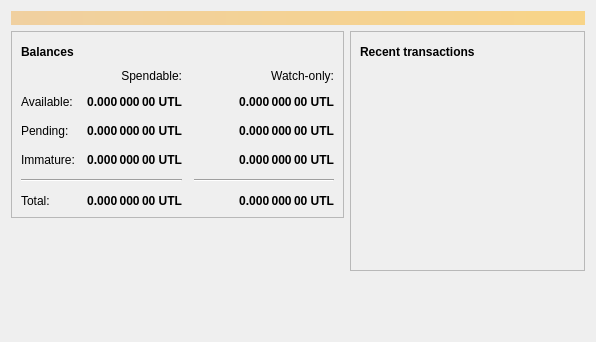
<?xml version="1.0" encoding="UTF-8"?>
<ui version="4.0">
 <class>OverviewPage</class>
 <widget class="QWidget" name="OverviewPage">
  <property name="geometry">
   <rect>
    <x>0</x>
    <y>0</y>
    <width>596</width>
    <height>342</height>
   </rect>
  </property>
  <property name="windowTitle">
   <string>Form</string>
  </property>
  <layout class="QVBoxLayout" name="topLayout">
   <item>
    <widget class="QLabel" name="labelAlerts">
     <property name="visible">
      <bool>false</bool>
     </property>
     <property name="styleSheet">
      <string notr="true">QLabel { background-color: qlineargradient(x1: 0, y1: 0, x2: 1, y2: 0, stop:0 #F0D0A0, stop:1 #F8D488); color:#000000; }</string>
     </property>
     <property name="wordWrap">
      <bool>true</bool>
     </property>
     <property name="margin">
      <number>3</number>
     </property>
     <property name="textInteractionFlags">
      <set>Qt::TextSelectableByMouse</set>
     </property>
    </widget>
   </item>
   <item>
    <layout class="QHBoxLayout" name="horizontalLayout" stretch="1,1">
     <item>
      <layout class="QVBoxLayout" name="verticalLayout_2">
       <item>
        <widget class="QFrame" name="frame">
         <property name="frameShape">
          <enum>QFrame::StyledPanel</enum>
         </property>
         <property name="frameShadow">
          <enum>QFrame::Raised</enum>
         </property>
         <layout class="QVBoxLayout" name="verticalLayout_4">
          <item>
           <layout class="QHBoxLayout" name="horizontalLayout_4">
            <item>
             <widget class="QLabel" name="label_5">
              <property name="font">
               <font>
                <weight>75</weight>
                <bold>true</bold>
               </font>
              </property>
              <property name="text">
               <string>Balances</string>
              </property>
             </widget>
            </item>
            <item>
             <widget class="QPushButton" name="labelWalletStatus">
              <property name="enabled">
               <bool>true</bool>
              </property>
              <property name="maximumSize">
               <size>
                <width>30</width>
                <height>16777215</height>
               </size>
              </property>
              <property name="toolTip">
               <string>The displayed information may be out of date. Your wallet automatically synchronizes with the Ultrablock network after a connection is established, but this process has not completed yet.</string>
              </property>
              <property name="text">
               <string/>
              </property>
              <property name="icon">
               <iconset resource="../bitcoin.qrc">
                <normaloff>:/icons/warning</normaloff>
                <disabledoff>:/icons/warning</disabledoff>:/icons/warning</iconset>
              </property>
              <property name="iconSize">
               <size>
                <width>24</width>
                <height>24</height>
               </size>
              </property>
              <property name="flat">
               <bool>true</bool>
              </property>
             </widget>
            </item>
            <item>
             <spacer name="horizontalSpacer_3">
              <property name="orientation">
               <enum>Qt::Horizontal</enum>
              </property>
              <property name="sizeHint" stdset="0">
               <size>
                <width>40</width>
                <height>20</height>
               </size>
              </property>
             </spacer>
            </item>
           </layout>
          </item>
          <item>
           <layout class="QGridLayout" name="gridLayout">
            <property name="spacing">
             <number>12</number>
            </property>
            <item row="2" column="2">
             <widget class="QLabel" name="labelWatchPending">
              <property name="font">
               <font>
                <weight>75</weight>
                <bold>true</bold>
               </font>
              </property>
              <property name="cursor">
               <cursorShape>IBeamCursor</cursorShape>
              </property>
              <property name="toolTip">
               <string>Unconfirmed transactions to watch-only addresses</string>
              </property>
              <property name="text">
               <string notr="true">0.000 000 00 UTL</string>
              </property>
              <property name="alignment">
               <set>Qt::AlignRight|Qt::AlignTrailing|Qt::AlignVCenter</set>
              </property>
              <property name="textInteractionFlags">
               <set>Qt::LinksAccessibleByMouse|Qt::TextSelectableByKeyboard|Qt::TextSelectableByMouse</set>
              </property>
             </widget>
            </item>
            <item row="2" column="1">
             <widget class="QLabel" name="labelUnconfirmed">
              <property name="font">
               <font>
                <weight>75</weight>
                <bold>true</bold>
               </font>
              </property>
              <property name="cursor">
               <cursorShape>IBeamCursor</cursorShape>
              </property>
              <property name="toolTip">
               <string>Total of transactions that have yet to be confirmed, and do not yet count toward the spendable balance</string>
              </property>
              <property name="text">
               <string notr="true">0.000 000 00 UTL</string>
              </property>
              <property name="alignment">
               <set>Qt::AlignRight|Qt::AlignTrailing|Qt::AlignVCenter</set>
              </property>
              <property name="textInteractionFlags">
               <set>Qt::LinksAccessibleByMouse|Qt::TextSelectableByKeyboard|Qt::TextSelectableByMouse</set>
              </property>
             </widget>
            </item>
            <item row="3" column="2">
             <widget class="QLabel" name="labelWatchImmature">
              <property name="font">
               <font>
                <weight>75</weight>
                <bold>true</bold>
               </font>
              </property>
              <property name="cursor">
               <cursorShape>IBeamCursor</cursorShape>
              </property>
              <property name="toolTip">
               <string>Mined balance in watch-only addresses that has not yet matured</string>
              </property>
              <property name="text">
               <string notr="true">0.000 000 00 UTL</string>
              </property>
              <property name="alignment">
               <set>Qt::AlignRight|Qt::AlignTrailing|Qt::AlignVCenter</set>
              </property>
              <property name="textInteractionFlags">
               <set>Qt::LinksAccessibleByMouse|Qt::TextSelectableByKeyboard|Qt::TextSelectableByMouse</set>
              </property>
             </widget>
            </item>
            <item row="4" column="0" colspan="2">
             <widget class="Line" name="line">
              <property name="orientation">
               <enum>Qt::Horizontal</enum>
              </property>
             </widget>
            </item>
            <item row="4" column="2">
             <widget class="Line" name="lineWatchBalance">
              <property name="sizePolicy">
               <sizepolicy hsizetype="Preferred" vsizetype="Fixed">
                <horstretch>0</horstretch>
                <verstretch>0</verstretch>
               </sizepolicy>
              </property>
              <property name="minimumSize">
               <size>
                <width>140</width>
                <height>0</height>
               </size>
              </property>
              <property name="orientation">
               <enum>Qt::Horizontal</enum>
              </property>
             </widget>
            </item>
            <item row="5" column="0">
             <widget class="QLabel" name="labelTotalText">
              <property name="text">
               <string>Total:</string>
              </property>
             </widget>
            </item>
            <item row="3" column="1">
             <widget class="QLabel" name="labelImmature">
              <property name="font">
               <font>
                <weight>75</weight>
                <bold>true</bold>
               </font>
              </property>
              <property name="cursor">
               <cursorShape>IBeamCursor</cursorShape>
              </property>
              <property name="toolTip">
               <string>Mined balance that has not yet matured</string>
              </property>
              <property name="text">
               <string notr="true">0.000 000 00 UTL</string>
              </property>
              <property name="alignment">
               <set>Qt::AlignRight|Qt::AlignTrailing|Qt::AlignVCenter</set>
              </property>
              <property name="textInteractionFlags">
               <set>Qt::LinksAccessibleByMouse|Qt::TextSelectableByKeyboard|Qt::TextSelectableByMouse</set>
              </property>
             </widget>
            </item>
            <item row="2" column="3">
             <spacer name="horizontalSpacer_2">
              <property name="orientation">
               <enum>Qt::Horizontal</enum>
              </property>
              <property name="sizeHint" stdset="0">
               <size>
                <width>40</width>
                <height>20</height>
               </size>
              </property>
             </spacer>
            </item>
            <item row="3" column="0">
             <widget class="QLabel" name="labelImmatureText">
              <property name="text">
               <string>Immature:</string>
              </property>
             </widget>
            </item>
            <item row="5" column="1">
             <widget class="QLabel" name="labelTotal">
              <property name="font">
               <font>
                <weight>75</weight>
                <bold>true</bold>
               </font>
              </property>
              <property name="cursor">
               <cursorShape>IBeamCursor</cursorShape>
              </property>
              <property name="toolTip">
               <string>Your current total balance</string>
              </property>
              <property name="text">
               <string notr="true">0.000 000 00 UTL</string>
              </property>
              <property name="alignment">
               <set>Qt::AlignRight|Qt::AlignTrailing|Qt::AlignVCenter</set>
              </property>
              <property name="textInteractionFlags">
               <set>Qt::LinksAccessibleByMouse|Qt::TextSelectableByKeyboard|Qt::TextSelectableByMouse</set>
              </property>
             </widget>
            </item>
            <item row="5" column="2">
             <widget class="QLabel" name="labelWatchTotal">
              <property name="font">
               <font>
                <weight>75</weight>
                <bold>true</bold>
               </font>
              </property>
              <property name="cursor">
               <cursorShape>IBeamCursor</cursorShape>
              </property>
              <property name="toolTip">
               <string>Current total balance in watch-only addresses</string>
              </property>
              <property name="text">
               <string notr="true">0.000 000 00 UTL</string>
              </property>
              <property name="alignment">
               <set>Qt::AlignRight|Qt::AlignTrailing|Qt::AlignVCenter</set>
              </property>
              <property name="textInteractionFlags">
               <set>Qt::LinksAccessibleByMouse|Qt::TextSelectableByKeyboard|Qt::TextSelectableByMouse</set>
              </property>
             </widget>
            </item>
            <item row="0" column="2">
             <widget class="QLabel" name="labelWatchonly">
              <property name="text">
               <string>Watch-only:</string>
              </property>
              <property name="alignment">
               <set>Qt::AlignRight|Qt::AlignTrailing|Qt::AlignVCenter</set>
              </property>
             </widget>
            </item>
            <item row="1" column="0">
             <widget class="QLabel" name="labelBalanceText">
              <property name="text">
               <string>Available:</string>
              </property>
             </widget>
            </item>
            <item row="1" column="1">
             <widget class="QLabel" name="labelBalance">
              <property name="font">
               <font>
                <weight>75</weight>
                <bold>true</bold>
               </font>
              </property>
              <property name="cursor">
               <cursorShape>IBeamCursor</cursorShape>
              </property>
              <property name="toolTip">
               <string>Your current spendable balance</string>
              </property>
              <property name="text">
               <string notr="true">0.000 000 00 UTL</string>
              </property>
              <property name="alignment">
               <set>Qt::AlignRight|Qt::AlignTrailing|Qt::AlignVCenter</set>
              </property>
              <property name="textInteractionFlags">
               <set>Qt::LinksAccessibleByMouse|Qt::TextSelectableByKeyboard|Qt::TextSelectableByMouse</set>
              </property>
             </widget>
            </item>
            <item row="1" column="2">
             <widget class="QLabel" name="labelWatchAvailable">
              <property name="font">
               <font>
                <weight>75</weight>
                <bold>true</bold>
               </font>
              </property>
              <property name="cursor">
               <cursorShape>IBeamCursor</cursorShape>
              </property>
              <property name="toolTip">
               <string>Your current balance in watch-only addresses</string>
              </property>
              <property name="text">
               <string notr="true">0.000 000 00 UTL</string>
              </property>
              <property name="alignment">
               <set>Qt::AlignRight|Qt::AlignTrailing|Qt::AlignVCenter</set>
              </property>
              <property name="textInteractionFlags">
               <set>Qt::LinksAccessibleByMouse|Qt::TextSelectableByKeyboard|Qt::TextSelectableByMouse</set>
              </property>
             </widget>
            </item>
            <item row="2" column="0">
             <widget class="QLabel" name="labelPendingText">
              <property name="text">
               <string>Pending:</string>
              </property>
             </widget>
            </item>
            <item row="0" column="1">
             <widget class="QLabel" name="labelSpendable">
              <property name="text">
               <string>Spendable:</string>
              </property>
              <property name="alignment">
               <set>Qt::AlignRight|Qt::AlignTrailing|Qt::AlignVCenter</set>
              </property>
             </widget>
            </item>
           </layout>
          </item>
         </layout>
        </widget>
       </item>
       <item>
        <spacer name="verticalSpacer">
         <property name="orientation">
          <enum>Qt::Vertical</enum>
         </property>
         <property name="sizeHint" stdset="0">
          <size>
           <width>20</width>
           <height>40</height>
          </size>
         </property>
        </spacer>
       </item>
      </layout>
     </item>
     <item>
      <layout class="QVBoxLayout" name="verticalLayout_3">
       <item>
        <widget class="QFrame" name="frame_2">
         <property name="frameShape">
          <enum>QFrame::StyledPanel</enum>
         </property>
         <property name="frameShadow">
          <enum>QFrame::Raised</enum>
         </property>
         <layout class="QVBoxLayout" name="verticalLayout">
          <item>
           <layout class="QHBoxLayout" name="horizontalLayout_2">
            <item>
             <widget class="QLabel" name="label_4">
              <property name="font">
               <font>
                <weight>75</weight>
                <bold>true</bold>
               </font>
              </property>
              <property name="text">
               <string>Recent transactions</string>
              </property>
             </widget>
            </item>
            <item>
             <widget class="QPushButton" name="labelTransactionsStatus">
              <property name="enabled">
               <bool>true</bool>
              </property>
              <property name="maximumSize">
               <size>
                <width>30</width>
                <height>16777215</height>
               </size>
              </property>
              <property name="toolTip">
               <string>The displayed information may be out of date. Your wallet automatically synchronizes with the Ultrablock network after a connection is established, but this process has not completed yet.</string>
              </property>
              <property name="text">
               <string/>
              </property>
              <property name="icon">
               <iconset resource="../bitcoin.qrc">
                <normaloff>:/icons/warning</normaloff>
                <disabledoff>:/icons/warning</disabledoff>:/icons/warning</iconset>
              </property>
              <property name="iconSize">
               <size>
                <width>24</width>
                <height>24</height>
               </size>
              </property>
              <property name="flat">
               <bool>true</bool>
              </property>
             </widget>
            </item>
            <item>
             <spacer name="horizontalSpacer">
              <property name="orientation">
               <enum>Qt::Horizontal</enum>
              </property>
              <property name="sizeHint" stdset="0">
               <size>
                <width>40</width>
                <height>20</height>
               </size>
              </property>
             </spacer>
            </item>
           </layout>
          </item>
          <item>
           <widget class="QListView" name="listTransactions">
            <property name="styleSheet">
             <string notr="true">QListView { background: transparent; }</string>
            </property>
            <property name="frameShape">
             <enum>QFrame::NoFrame</enum>
            </property>
            <property name="verticalScrollBarPolicy">
             <enum>Qt::ScrollBarAlwaysOff</enum>
            </property>
            <property name="horizontalScrollBarPolicy">
             <enum>Qt::ScrollBarAlwaysOff</enum>
            </property>
            <property name="selectionMode">
             <enum>QAbstractItemView::NoSelection</enum>
            </property>
           </widget>
          </item>
         </layout>
        </widget>
       </item>
       <item>
        <spacer name="verticalSpacer_2">
         <property name="orientation">
          <enum>Qt::Vertical</enum>
         </property>
         <property name="sizeHint" stdset="0">
          <size>
           <width>20</width>
           <height>40</height>
          </size>
         </property>
        </spacer>
       </item>
      </layout>
     </item>
    </layout>
   </item>
  </layout>
 </widget>
 <resources/>
 <connections/>
</ui>
